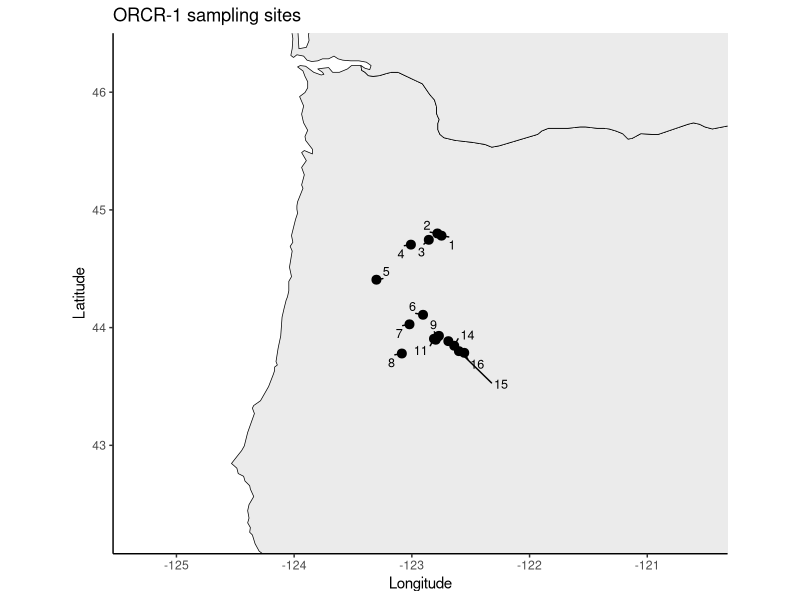
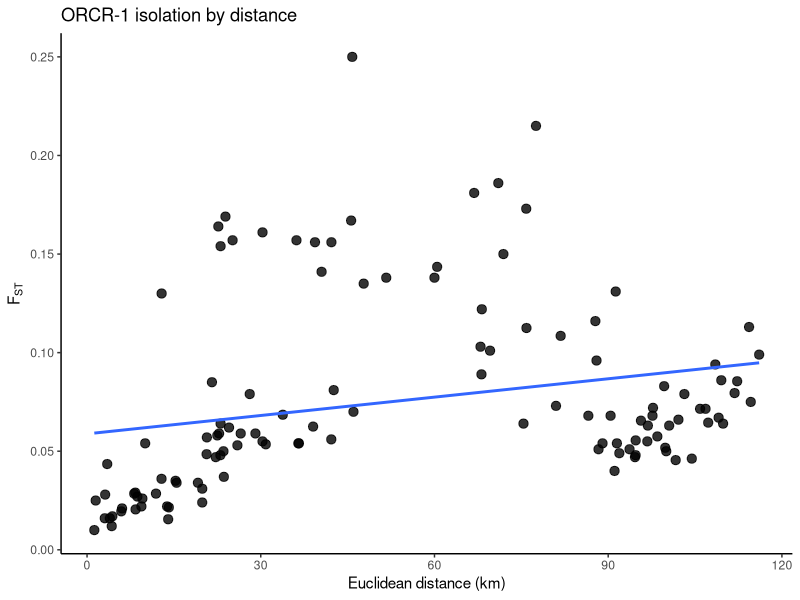

Write the R code that produced these figures, in order. (Note: this script raises an error after producing the figures.)
# -----------------------------
# ORCR-1 Oregon chub
# Oregonichthys crameri
# DeHaan et al. 2012
#
# Collapsed across temporal replicate samples from the same
# physical site (1/1A, 13/13A, 14/14A, 15/15A).
# Pairwise FST values among collapsed sites are the mean of all
# corresponding raw pairwise values from Table 3.
# -----------------------------

library(ggplot2)
library(ggrepel)
library(geosphere)
library(maps)

# -----------------------------
# paths
# -----------------------------
save_dir <- "/Users/johnmccall/Library/CloudStorage/OneDrive-TheOhioStateUniversity/Spring_2026/Landgen_DGS/DGS-Patterns-of-Fish-Diversity/DGS-Patterns-of-Fish-Diversity/Objective 2/Data/ORCR-1"
data_dir <- file.path(save_dir, "data")
dir.create(data_dir, showWarnings = FALSE, recursive = TRUE)

# -----------------------------
# 0) physical sites / coordinates
#
# The paper provides the site map and names, but not a coordinate
# table for each population. Coordinates below are best-available
# approximate site anchors inferred from Figure 1 and the named
# localities in the Willamette basin.
#
# numeric site IDs follow the collapsed physical-site order:
# 1  = Geren Island North Channel
# 2  = Stayton Public Works Pond
# 3  = Warren Gray Slough
# 4  = Santiam I-5 Channel Pond
# 5  = Finley NWR Gray Creek Swamp
# 6  = Shetzline South Pond
# 7  = Big Island
# 8  = CF Willamette Side Channel
# 9  = Elijah Bristow Berry Slough
# 10 = Elijah Bristow North Slough
# 11 = Dexter Reservoir RV Alcove
# 12 = Dexter Reservoir Alcove - The Pit
# 13 = EF Minnow Creek Pond
# 14 = Hospital Pond
# 15 = Shady Dell Pond
# 16 = Buckhead Creek
# -----------------------------
ORCR_1_coords <- data.frame(
  site = as.character(1:16),
  site_name = c(
    "Geren Island North Channel",
    "Stayton Public Works Pond",
    "Warren Gray Slough",
    "Santiam I-5 Channel Pond",
    "Finley NWR Gray Creek Swamp",
    "Shetzline South Pond",
    "Big Island",
    "CF Willamette Side Channel",
    "Elijah Bristow Berry Slough",
    "Elijah Bristow North Slough",
    "Dexter Reservoir RV Alcove",
    "Dexter Reservoir Alcove - The Pit",
    "EF Minnow Creek Pond",
    "Hospital Pond",
    "Shady Dell Pond",
    "Buckhead Creek"
  ),
  lat = c(
    44.7810, 44.8000, 44.7460, 44.7050,
    44.4070, 44.1090, 44.0280, 43.7800,
    43.9220, 43.9300, 43.9050, 43.8970,
    43.8850, 43.8460, 43.8000, 43.7860
  ),
  lon = c(
    -122.7480, -122.7830, -122.8560, -123.0080,
    -123.3010, -122.9050, -123.0200, -123.0850,
    -122.7810, -122.7700, -122.8120, -122.7970,
    -122.6900, -122.6400, -122.6000, -122.5550
  ),
  stringsAsFactors = FALSE
)

# -----------------------------
# 1) plot sites
# US + Canada context, zoomed to site extent
# -----------------------------
usa <- map_data("state")
can <- map_data("world", region = "Canada")

xpad <- 2
ypad <- 1.5

xlim_map <- c(min(ORCR_1_coords$lon) - xpad, max(ORCR_1_coords$lon) + xpad)
ylim_map <- c(min(ORCR_1_coords$lat) - ypad, max(ORCR_1_coords$lat) + ypad)

ggplot() +
  geom_polygon(
    data = usa,
    aes(x = long, y = lat, group = group),
    fill = "grey92", color = "black", linewidth = 0.25
  ) +
  geom_polygon(
    data = can,
    aes(x = long, y = lat, group = group),
    fill = "grey86", color = "black", linewidth = 0.25
  ) +
  geom_point(
    data = ORCR_1_coords,
    aes(x = lon, y = lat),
    size = 2.7
  ) +
  ggrepel::geom_text_repel(
    data = ORCR_1_coords,
    aes(x = lon, y = lat, label = site),
    size = 3.2,
    seed = 1,
    min.segment.length = 0
  ) +
  coord_fixed(xlim = xlim_map, ylim = ylim_map) +
  theme_classic() +
  labs(
    x = "Longitude",
    y = "Latitude",
    title = "ORCR-1 sampling sites"
  )

# -----------------------------
# 2) raw sample labels from Table 3
# temporal replicate samples retained at this stage
# -----------------------------
raw_labels <- c(
  "1", "1A", "2", "3", "4", "5", "6", "7", "8",
  "9", "10", "11", "12", "13", "13A", "14", "14A", "15", "15A", "16"
)

# map raw labels to collapsed physical sites
collapse_map <- c(
  "1" = "1",
  "1A" = "1",
  "2" = "2",
  "3" = "3",
  "4" = "4",
  "5" = "5",
  "6" = "6",
  "7" = "7",
  "8" = "8",
  "9" = "9",
  "10" = "10",
  "11" = "11",
  "12" = "12",
  "13" = "13",
  "13A" = "13",
  "14" = "14",
  "14A" = "14",
  "15" = "15",
  "15A" = "15",
  "16" = "16"
)

# -----------------------------
# 3) raw pairwise FST matrix from Table 3
# -----------------------------
raw_fst <- matrix(
  0,
  nrow = length(raw_labels),
  ncol = length(raw_labels),
  dimnames = list(raw_labels, raw_labels)
)

set_pair <- function(a, b, val) {
  raw_fst[a, b] <<- val
  raw_fst[b, a] <<- val
}

set_pair("2","1",0.040)
set_pair("2","1A",0.047)

set_pair("3","1",0.019);  set_pair("3","1A",0.025); set_pair("3","2",0.029)

set_pair("4","1",0.044);  set_pair("4","1A",0.050); set_pair("4","2",0.057); set_pair("4","3",0.036)

set_pair("5","1",0.148);  set_pair("5","1A",0.139); set_pair("5","2",0.138); set_pair("5","3",0.138); set_pair("5","4",0.141)

set_pair("6","1",0.177);  set_pair("6","1A",0.169); set_pair("6","2",0.215); set_pair("6","3",0.186); set_pair("6","4",0.181); set_pair("6","5",0.250)

set_pair("7","1",0.069);  set_pair("7","1A",0.067); set_pair("7","2",0.096); set_pair("7","3",0.073); set_pair("7","4",0.064); set_pair("7","5",0.135); set_pair("7","6",0.130)

set_pair("8","1",0.079);  set_pair("8","1A",0.071); set_pair("8","2",0.099); set_pair("8","3",0.067); set_pair("8","4",0.079); set_pair("8","5",0.150); set_pair("8","6",0.156); set_pair("8","7",0.079)

set_pair("9","1",0.069);  set_pair("9","1A",0.062); set_pair("9","2",0.072); set_pair("9","3",0.049); set_pair("9","4",0.054); set_pair("9","5",0.089); set_pair("9","6",0.154); set_pair("9","7",0.058); set_pair("9","8",0.059)

set_pair("10","1",0.059); set_pair("10","1A",0.052); set_pair("10","2",0.063); set_pair("10","3",0.040); set_pair("10","4",0.051); set_pair("10","5",0.103); set_pair("10","6",0.164); set_pair("10","7",0.059); set_pair("10","8",0.055); set_pair("10","9",0.010)

set_pair("11","1",0.072); set_pair("11","1A",0.064); set_pair("11","2",0.083); set_pair("11","3",0.051); set_pair("11","4",0.068); set_pair("11","5",0.122); set_pair("11","6",0.169); set_pair("11","7",0.085); set_pair("11","8",0.053); set_pair("11","9",0.028); set_pair("11","10",0.017)

set_pair("12","1",0.060); set_pair("12","1A",0.055); set_pair("12","2",0.063); set_pair("12","3",0.047); set_pair("12","4",0.054); set_pair("12","5",0.101); set_pair("12","6",0.157); set_pair("12","7",0.064); set_pair("12","8",0.059); set_pair("12","9",0.016); set_pair("12","10",0.012); set_pair("12","11",0.025)

set_pair("13","1",0.056); set_pair("13","1A",0.053); set_pair("13","2",0.063); set_pair("13","3",0.056); set_pair("13","4",0.047); set_pair("13","5",0.112); set_pair("13","6",0.173); set_pair("13","7",0.056); set_pair("13","8",0.074); set_pair("13","9",0.024); set_pair("13","10",0.031); set_pair("13","11",0.058); set_pair("13","12",0.031)

set_pair("13A","1",0.052); set_pair("13A","1A",0.046); set_pair("13A","2",0.069); set_pair("13A","3",0.054); set_pair("13A","4",0.049); set_pair("13A","5",0.113); set_pair("13A","6",0.149); set_pair("13A","7",0.051); set_pair("13A","8",0.063); set_pair("13A","9",0.017); set_pair("13A","10",0.026); set_pair("13A","11",0.050); set_pair("13A","12",0.023); set_pair("13A","13",0.001)

set_pair("14","1",0.055); set_pair("14","1A",0.044); set_pair("14","2",0.073); set_pair("14","3",0.047); set_pair("14","4",0.049); set_pair("14","5",0.116); set_pair("14","6",0.162); set_pair("14","7",0.054); set_pair("14","8",0.056); set_pair("14","9",0.019); set_pair("14","10",0.014); set_pair("14","11",0.037); set_pair("14","12",0.021); set_pair("14","13",0.020); set_pair("14","13A",0.014)

set_pair("14A","1",0.049); set_pair("14A","1A",0.037); set_pair("14A","2",0.070); set_pair("14A","3",0.044); set_pair("14A","4",0.051); set_pair("14A","5",0.101); set_pair("14A","6",0.152); set_pair("14A","7",0.054); set_pair("14A","8",0.052); set_pair("14A","9",0.024); set_pair("14A","10",0.017); set_pair("14A","11",0.033); set_pair("14A","12",0.023); set_pair("14A","13",0.024); set_pair("14A","13A",0.020); set_pair("14A","14",0.001)

set_pair("15","1",0.071); set_pair("15","1A",0.056); set_pair("15","2",0.086); set_pair("15","3",0.066); set_pair("15","4",0.074); set_pair("15","5",0.112); set_pair("15","6",0.156); set_pair("15","7",0.060); set_pair("15","8",0.069); set_pair("15","9",0.023); set_pair("15","10",0.031); set_pair("15","11",0.047); set_pair("15","12",0.033); set_pair("15","13",0.035); set_pair("15","13A",0.025); set_pair("15","14",0.020); set_pair("15","14A",0.021)

set_pair("15A","1",0.071); set_pair("15A","1A",0.058); set_pair("15A","2",0.085); set_pair("15A","3",0.063); set_pair("15A","4",0.069); set_pair("15A","5",0.120); set_pair("15A","6",0.156); set_pair("15A","7",0.052); set_pair("15A","8",0.056); set_pair("15A","9",0.025); set_pair("15A","10",0.031); set_pair("15A","11",0.050); set_pair("15A","12",0.035); set_pair("15A","13",0.031); set_pair("15A","13A",0.023); set_pair("15A","14",0.021); set_pair("15A","14A",0.022); set_pair("15A","15",0.001)

set_pair("16","1",0.087); set_pair("16","1A",0.072); set_pair("16","2",0.113); set_pair("16","3",0.086); set_pair("16","4",0.094); set_pair("16","5",0.131); set_pair("16","6",0.167); set_pair("16","7",0.070); set_pair("16","8",0.081); set_pair("16","9",0.037); set_pair("16","10",0.050); set_pair("16","11",0.062); set_pair("16","12",0.048); set_pair("16","13",0.040); set_pair("16","13A",0.028); set_pair("16","14",0.025); set_pair("16","14A",0.027); set_pair("16","15",0.014); set_pair("16","15A",0.018)

diag(raw_fst) <- 0

# -----------------------------
# 4) collapse temporal replicates to physical sites
# same-site temporal comparisons become zero by construction
# between-site values are averaged across all raw comparisons
# -----------------------------
collapsed_sites <- as.character(1:16)

ORCR_1_fst <- matrix(
  0,
  nrow = length(collapsed_sites),
  ncol = length(collapsed_sites),
  dimnames = list(collapsed_sites, collapsed_sites)
)

for (i in seq_along(collapsed_sites)) {
  for (j in seq_along(collapsed_sites)) {

    si <- collapsed_sites[i]
    sj <- collapsed_sites[j]

    raw_i <- names(collapse_map)[collapse_map == si]
    raw_j <- names(collapse_map)[collapse_map == sj]

    if (si == sj) {
      ORCR_1_fst[si, sj] <- 0
    } else {
      vals <- as.vector(raw_fst[raw_i, raw_j, drop = FALSE])
      ORCR_1_fst[si, sj] <- mean(vals, na.rm = TRUE)
    }
  }
}

diag(ORCR_1_fst) <- 0
ORCR_1_fst[ORCR_1_fst < 0] <- 0

# -----------------------------
# 5) geographic distance matrix (km)
# -----------------------------
geo_dist_km <- geosphere::distm(
  as.matrix(ORCR_1_coords[, c("lon", "lat")]),
  fun = geosphere::distHaversine
) / 1000

rownames(geo_dist_km) <- ORCR_1_coords$site
colnames(geo_dist_km) <- ORCR_1_coords$site

# -----------------------------
# 6) IBD plot
# -----------------------------
ibd_df <- data.frame(
  site1   = rownames(ORCR_1_fst)[row(ORCR_1_fst)[upper.tri(ORCR_1_fst)]],
  site2   = colnames(ORCR_1_fst)[col(ORCR_1_fst)[upper.tri(ORCR_1_fst)]],
  fst     = ORCR_1_fst[upper.tri(ORCR_1_fst)],
  dist_km = geo_dist_km[upper.tri(geo_dist_km)],
  stringsAsFactors = FALSE
)

ggplot(ibd_df, aes(x = dist_km, y = fst)) +
  geom_point(size = 2.8, alpha = 0.8) +
  geom_smooth(method = "lm", se = FALSE) +
  theme_classic() +
  labs(
    x = "Euclidean distance (km)",
    y = expression(F[ST]),
    title = "ORCR-1 isolation by distance"
  )

# -----------------------------
# 7) checks
# -----------------------------
stopifnot(identical(rownames(ORCR_1_fst), ORCR_1_coords$site))
stopifnot(identical(colnames(ORCR_1_fst), ORCR_1_coords$site))
stopifnot(isTRUE(all.equal(ORCR_1_fst, t(ORCR_1_fst))))
stopifnot(all(diag(ORCR_1_fst) == 0))

# -----------------------------
# 8) save
# final coords object follows your usual format
# -----------------------------
ORCR_1_coords <- ORCR_1_coords[, c("site", "lat", "lon")]

save(
  ORCR_1_fst,
  ORCR_1_coords,
  file = file.path(data_dir, "ORCR-1.RData")
)
